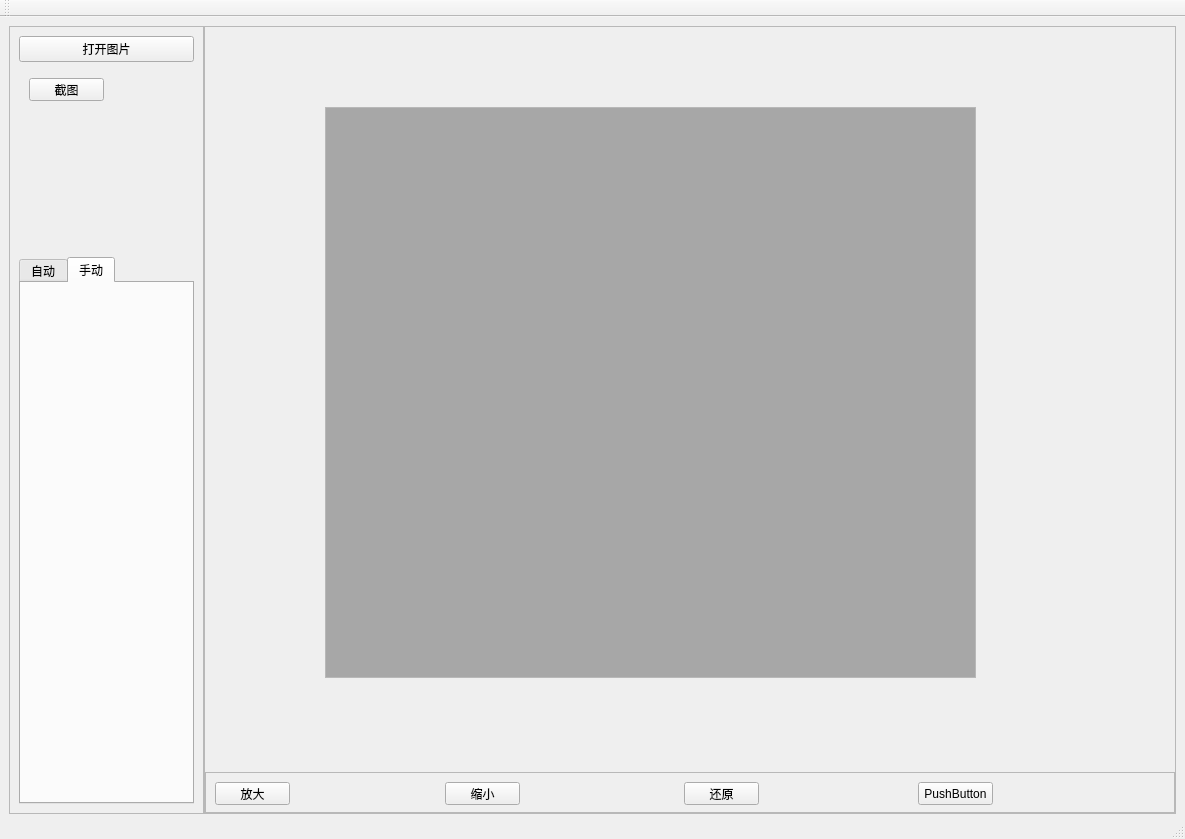
<?xml version="1.0" encoding="UTF-8"?>
<ui version="4.0">
 <class>MainWindow</class>
 <widget class="QMainWindow" name="MainWindow">
  <property name="geometry">
   <rect>
    <x>0</x>
    <y>0</y>
    <width>1185</width>
    <height>839</height>
   </rect>
  </property>
  <property name="windowTitle">
   <string>MainWindow</string>
  </property>
  <widget class="QWidget" name="centralwidget">
   <property name="styleSheet">
    <string notr="true"/>
   </property>
   <layout class="QGridLayout" name="gridLayout">
    <property name="bottomMargin">
     <number>3</number>
    </property>
    <property name="verticalSpacing">
     <number>3</number>
    </property>
    <item row="0" column="0">
     <layout class="QHBoxLayout" name="horizontalLayout" stretch="1,5">
      <property name="spacing">
       <number>0</number>
      </property>
      <item>
       <widget class="QFrame" name="toolFrame">
        <property name="styleSheet">
         <string notr="true"/>
        </property>
        <property name="frameShape">
         <enum>QFrame::StyledPanel</enum>
        </property>
        <property name="lineWidth">
         <number>1</number>
        </property>
        <property name="midLineWidth">
         <number>1</number>
        </property>
        <layout class="QVBoxLayout" name="verticalLayout_2" stretch="1,4,12">
         <item>
          <widget class="QPushButton" name="openButton">
           <property name="text">
            <string>打开图片</string>
           </property>
          </widget>
         </item>
         <item>
          <widget class="QWidget" name="widget" native="true">
           <widget class="QPushButton" name="cutImgButtom">
            <property name="geometry">
             <rect>
              <x>10</x>
              <y>10</y>
              <width>75</width>
              <height>23</height>
             </rect>
            </property>
            <property name="text">
             <string>截图</string>
            </property>
           </widget>
          </widget>
         </item>
         <item>
          <widget class="QTabWidget" name="toolTab">
           <property name="currentIndex">
            <number>1</number>
           </property>
           <widget class="QWidget" name="tab">
            <attribute name="title">
             <string>自动</string>
            </attribute>
           </widget>
           <widget class="QWidget" name="tab_2">
            <attribute name="title">
             <string>手动</string>
            </attribute>
           </widget>
          </widget>
         </item>
        </layout>
       </widget>
      </item>
      <item>
       <widget class="QFrame" name="imgwidgt">
        <property name="styleSheet">
         <string notr="true"/>
        </property>
        <property name="frameShape">
         <enum>QFrame::StyledPanel</enum>
        </property>
        <layout class="QVBoxLayout" name="verticalLayout" stretch="90,5">
         <property name="spacing">
          <number>0</number>
         </property>
         <property name="leftMargin">
          <number>0</number>
         </property>
         <property name="topMargin">
          <number>0</number>
         </property>
         <property name="rightMargin">
          <number>0</number>
         </property>
         <property name="bottomMargin">
          <number>0</number>
         </property>
         <item>
          <widget class="QFrame" name="frame_2">
           <widget class="QFrame" name="frame_4">
            <property name="geometry">
             <rect>
              <x>120</x>
              <y>80</y>
              <width>651</width>
              <height>571</height>
             </rect>
            </property>
            <property name="frameShape">
             <enum>QFrame::StyledPanel</enum>
            </property>
            <property name="frameShadow">
             <enum>QFrame::Plain</enum>
            </property>
            <layout class="QVBoxLayout" name="verticalLayout_3">
             <property name="spacing">
              <number>0</number>
             </property>
             <property name="leftMargin">
              <number>0</number>
             </property>
             <property name="topMargin">
              <number>0</number>
             </property>
             <property name="rightMargin">
              <number>0</number>
             </property>
             <property name="bottomMargin">
              <number>0</number>
             </property>
             <item>
              <widget class="QLabel" name="imageLabel">
               <property name="cursor">
                <cursorShape>CrossCursor</cursorShape>
               </property>
               <property name="styleSheet">
                <string notr="true">background-color: rgb(167, 167, 167);</string>
               </property>
               <property name="text">
                <string/>
               </property>
              </widget>
             </item>
            </layout>
           </widget>
          </widget>
         </item>
         <item>
          <widget class="QFrame" name="frame">
           <property name="frameShape">
            <enum>QFrame::StyledPanel</enum>
           </property>
           <property name="frameShadow">
            <enum>QFrame::Plain</enum>
           </property>
           <widget class="QPushButton" name="enlargeBtn">
            <property name="geometry">
             <rect>
              <x>10</x>
              <y>10</y>
              <width>75</width>
              <height>23</height>
             </rect>
            </property>
            <property name="text">
             <string>放大</string>
            </property>
           </widget>
           <widget class="QPushButton" name="narrowBtn">
            <property name="geometry">
             <rect>
              <x>240</x>
              <y>10</y>
              <width>75</width>
              <height>23</height>
             </rect>
            </property>
            <property name="text">
             <string>缩小</string>
            </property>
           </widget>
           <widget class="QPushButton" name="reductionBtn">
            <property name="geometry">
             <rect>
              <x>479</x>
              <y>10</y>
              <width>75</width>
              <height>23</height>
             </rect>
            </property>
            <property name="text">
             <string>还原</string>
            </property>
           </widget>
           <widget class="QPushButton" name="pushButton_4">
            <property name="geometry">
             <rect>
              <x>713</x>
              <y>10</y>
              <width>75</width>
              <height>23</height>
             </rect>
            </property>
            <property name="text">
             <string>PushButton</string>
            </property>
           </widget>
          </widget>
         </item>
        </layout>
       </widget>
      </item>
     </layout>
    </item>
   </layout>
  </widget>
  <widget class="QToolBar" name="toolBar">
   <property name="windowTitle">
    <string>toolBar</string>
   </property>
   <attribute name="toolBarArea">
    <enum>TopToolBarArea</enum>
   </attribute>
   <attribute name="toolBarBreak">
    <bool>false</bool>
   </attribute>
  </widget>
  <widget class="QStatusBar" name="statusBar"/>
 </widget>
 <resources/>
 <connections/>
</ui>
